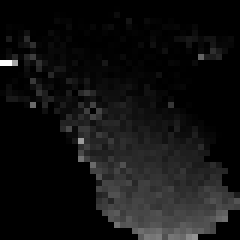
#> input picture pydeepinsight/images_og/image_A204-2.png, 40 x 40 px (shown 6 times larger); its folder holds 4 pictures in this run
$ jupyter execute --allow-errors pdi.ipynb   (shell and % lines are left out)
#> lines starting #> are read from the running program, lines starting #| are printed output that depends on the picture
[cell 1]
import os

import pandas as pd
import numpy as np
print(np.__version__)
from sklearn.model_selection import train_test_split
from sklearn.preprocessing import MinMaxScaler
from pyDeepInsight import ImageTransformer
import umap
from PIL import Image

#> (a cell that did not finish here is left out)

[cell 3]
# X_trainCCLER, X_testR = train_test_split(X_trainCCLER, test_size=0.20, random_state=5)
# X_trainCCLES, X_testS = train_test_split(X_trainCCLES, test_size=0.20, random_state=5)
# X_trainCCLEY, Y_test = train_test_split(X_trainCCLEY, test_size=0.20, random_state=5)

[cell 4]
scaler = MinMaxScaler()
#> (the rest of this cell did not finish here and is left out)

#> (a cell that did not finish here is left out)

#> (a cell that did not finish here is left out)

#> (a cell that did not finish here is left out)

#> (a cell that did not finish here is left out)

[cell 9]
from matplotlib import pyplot as plt
#> (the rest of this cell did not finish here and is left out)

[cell 10]
import os
import cv2
print(len(os.listdir('images_og')))
for image_name in os.listdir('images_og'):
    print(image_name)
    ending = image_name.split('-')[-1].split('.')[0]
    print(ending)
    image = cv2.imread('images_og/' + image_name)
#> image is the input picture: shape (40, 40, 3); min 0, max 252, mean 17.2
    # print(image)
    if ending == '2':
        dir = '2/'
        r_rect = np.zeros_like(image)
        mask = r_rect[:, :, 2] = 255
        r_rect_masked = cv2.bitwise_and(image, r_rect)
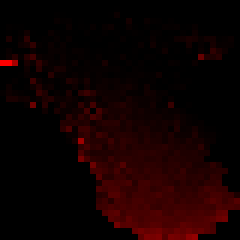
#> r_rect_masked: shape (40, 40, 3) (shown 6 times larger); mean B, G, R 0, 0, 17.2
        cv2.imwrite(dir + image_name, r_rect_masked)
    elif ending == '3':
        dir = '3/'
        r_rect = np.zeros_like(image)
        mask = r_rect[:, :, 1] = 255
        r_rect_masked = cv2.bitwise_and(image, r_rect)
        cv2.imwrite(dir + image_name, r_rect_masked)
    elif ending == '4':
        dir = '4/'
        r_rect = np.zeros_like(image)
        mask = r_rect[:, :, 0] = 255
        r_rect_masked = cv2.bitwise_and(image, r_rect)
        cv2.imwrite(dir + image_name, r_rect_masked)
    elif ending == '5':
        dir = '5/'
        r_rect = np.zeros_like(image)
        mask = np.zeros((image.shape[0], image.shape[1], 3), dtype=np.uint8)
        mask[:, :, 0] = 255  # Set blue channel to 255
        mask[:, :, 1] = 255  # Set green channel to 255
        mask[:, :, 2] = 0    # Set red channel to 0
        r_rect_masked = cv2.bitwise_and(image, mask)
        cv2.imwrite(dir + image_name, r_rect_masked)
    else:
        dir = '6/'
        r_rect = np.zeros_like(image)
        mask = np.zeros((image.shape[0], image.shape[1], 3), dtype=np.uint8)
        mask[:, :, 0] = 0    # Set blue channel to 0
        mask[:, :, 1] = 255  # Set green channel to 128
        mask[:, :, 2] = 255  # Set red channel to 255
        r_rect_masked = cv2.bitwise_and(image, mask)
        cv2.imwrite(dir + image_name, r_rect_masked)
#> pass 2 of the loop `for image_name in os.listdir('images_og'):`:
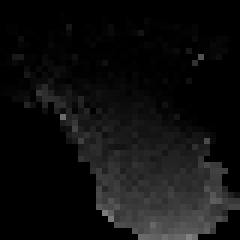
#> input picture pydeepinsight/images_og/image_A2058-4.png, 40 x 40 px (shown 6 times larger)
#> image is the input picture: shape (40, 40, 3); min 0, max 129, mean 14.9
#> `r_rect_masked = cv2.bitwise_and(image, r_rect)`:
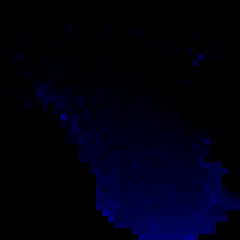
#> r_rect_masked: shape (40, 40, 3) (shown 6 times larger); mean B, G, R 14.9, 0, 0
#> pass 3 of the loop `for image_name in os.listdir('images_og'):`:
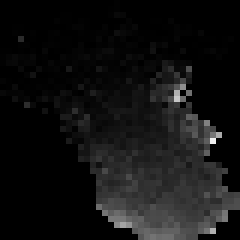
#> input picture pydeepinsight/images_og/image_BXPC3-3.png, 40 x 40 px (shown 6 times larger)
#> image is the input picture: shape (40, 40, 3); min 0, max 240, mean 17.5
#> `r_rect_masked = cv2.bitwise_and(image, r_rect)`:
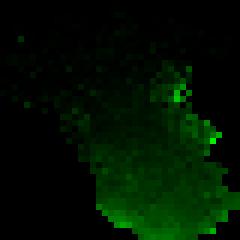
#> r_rect_masked: shape (40, 40, 3) (shown 6 times larger); mean B, G, R 0, 17.5, 0
#> the loop made 4 passes; the first 3 are shown
